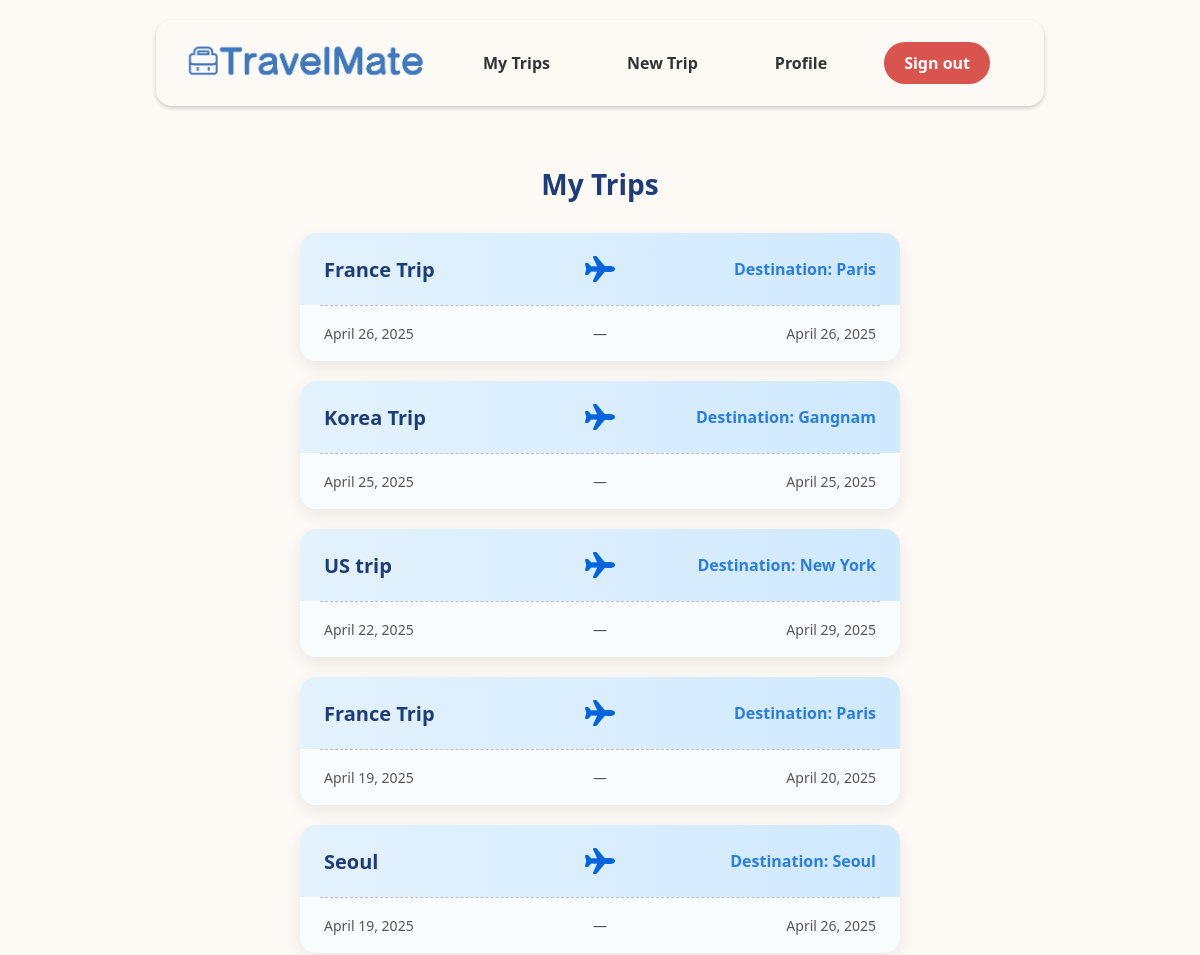
Page /trips/list/ (signed in, upper part) on the earlier database version.
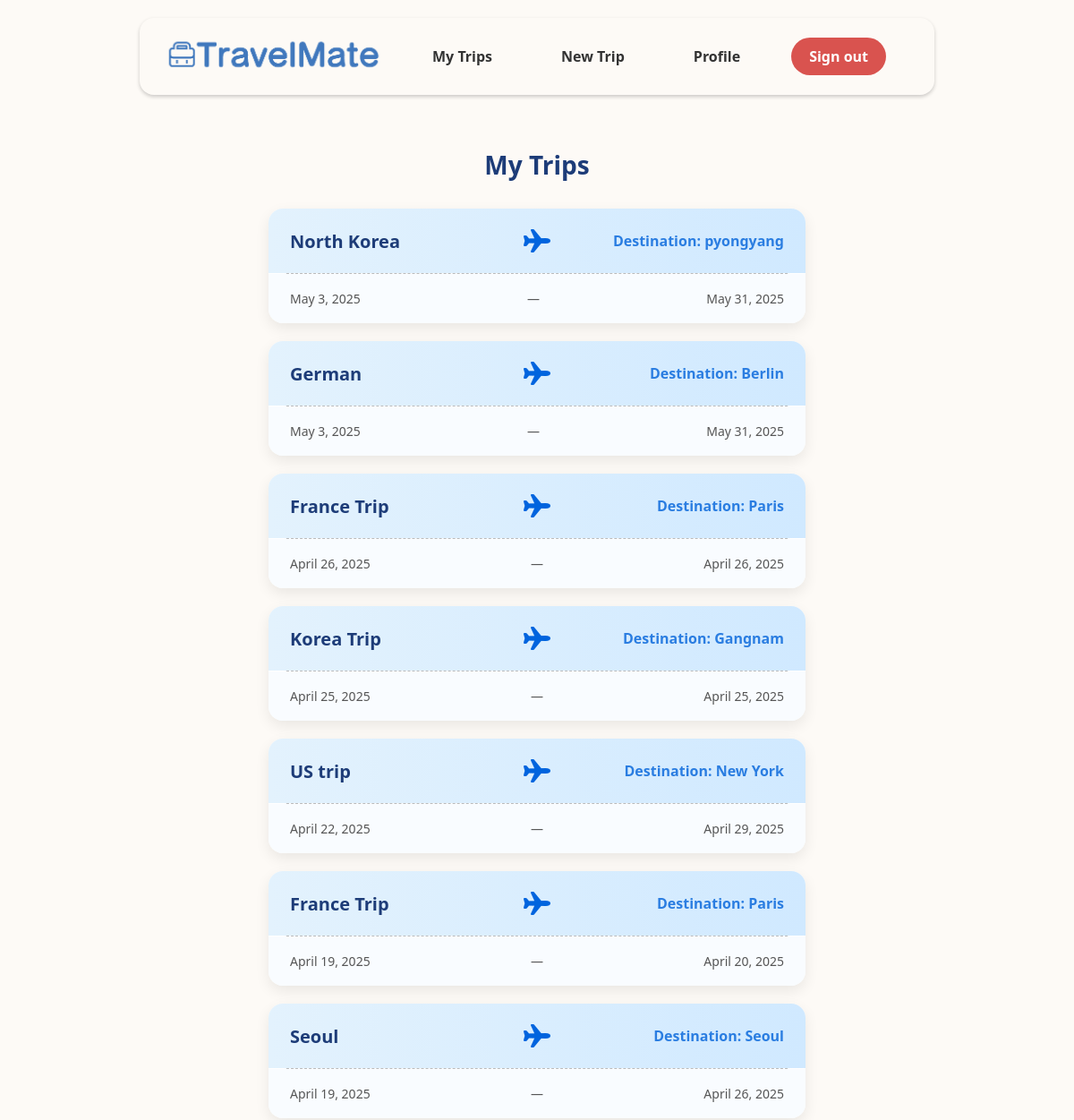
Same page on the later database version.
### trips/models.py (models this page shows, shortened)
class Trip(models.Model):
    TRIP_TYPE_CHOICES = [
        ('beach', 'Beach'),
        ('city', 'City'),
        ('hiking', 'Hiking'),
        ('business', 'Business'),
        ('snow', 'Snow / Ski'),
        ('other', 'Other'),
    ]
    user = models.ForeignKey(get_user_model(), on_delete=models.CASCADE)
    name = models.CharField(max_length=100)
    destination = models.CharField(max_length=100)
    start_date = models.DateField()
    end_date = models.DateField()
    trip_type = models.CharField(max_length=50, choices=TRIP_TYPE_CHOICES, default='other')
    manually_cleared = models.BooleanField(default=False)
    is_public = models.BooleanField(default=False)
    share_token = models.CharField(max_length=12, unique=True, blank=True, null=True)

### trips/views.py (the view)
# urls.py: path('list/', views.trip_list, name='trip_list'),
@login_required
def trip_list(request):
    trips = Trip.objects.filter(user=request.user).order_by('-start_date')
    return render(request, 'trips/trip_list.html', {'trips': trips})

### trips/templates/trips/trip_list.html (shortened to what this page needs)
{% extends 'base.html' %}
{% load static %}
{% block wrapper %}
    <div style="text-align: center; padding: 20px 0">
        <br>
        <h2 style="color: #1d3c78; margin-bottom: 30px; font-size: 28px; font-weight: 700;">My Trips</h2>
        <div class="trip-list">
            {% for trip in trips %}
                <a href="{% url 'trip_detail' trip.id %}" class="trip-card-link">
                    <div class="trip-card">
                        <div class="trip-top">
                            <div class="trip-title">{{ trip.name }}</div>
                            <div class="trip-middle">
                                <img src="{% static 'img/airplane.png' %}" alt="airplane" class="plane-icon">
                            </div>
                            <div class="trip-destination">Destination: {{ trip.destination }}</div>
                        </div>
                        <div class="trip-bottom">
                            <span>{{ trip.start_date }}</span>
                            <span>—</span>
                            <span>{{ trip.end_date }}</span>
                        </div>
                    </div>
                </a>
            {% empty %}
                <p style="font-size: 16px; color: #777;">You have no trips yet.</p>
            {% endfor %}
        </div>
    </div>
    <br>
{% endblock %}

Differences in the rows shown:
added Trip: name "North Korea", destination "pyongyang", start_date "May 3, 2025", end_date "May 31, 2025"
added Trip: name "German", destination "Berlin", start_date "May 3, 2025", end_date "May 31, 2025"
